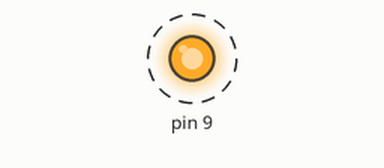
Simulated run of this sketch. Board: Arduino Uno, built with avr-gcc and run on an emulated ATmega328P. Parts: output pins drawn as LEDs (lit = HIGH). Dashed ring = blinking. What the sketch prints to the serial monitor is not drawn.

Above: at 0.5 s.
Timing chart, 0 to 4.6 s (numbered marks = the images above):
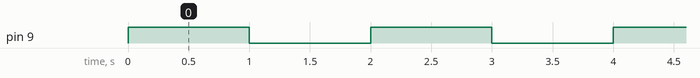

The sketch:

LED_Blynk.ino
```cpp
// C++ code
//
void setup()
{
  Serial.begin(9600);
  pinMode(9, OUTPUT);
}

void loop()
{
  Serial.println("ON");
  digitalWrite(9, HIGH);
  delay(1000); // Wait for 1000 millisecond(s)
  digitalWrite(9, LOW);
  Serial.println("OFF");
  delay(1000); // Wait for 1000 millisecond(s)
}
```

Measured:
- by itself, pin 9: alternates HIGH for 1.0 s and LOW for 1.0 s
